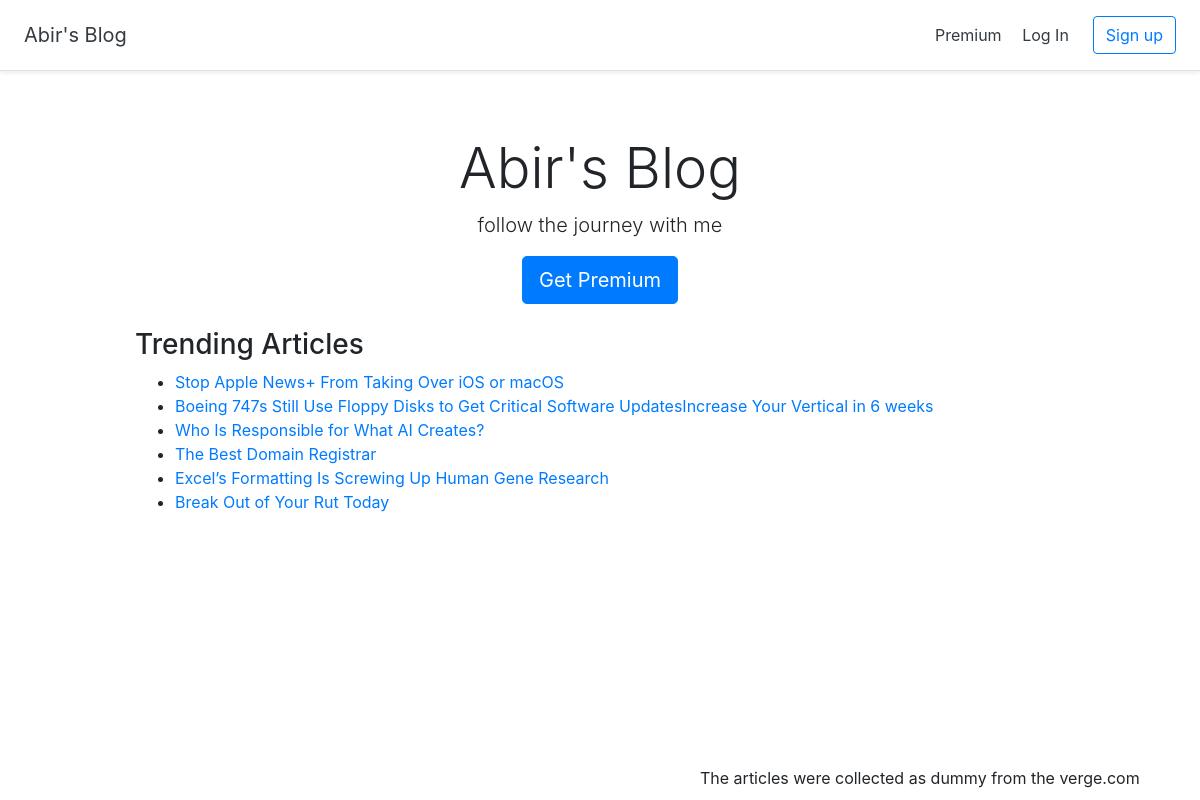
The page / on the database its author committed.
### plans/models.py (models this page shows)
class BlogPlan(models.Model):
    title = models.CharField(max_length=255)
    text = models.TextField()
    premium = models.BooleanField(default=True)

### plans/views.py (the view)
# urls.py: 2. Add a URL to urlpatterns:  path('', views.home, name='home')
def home(request):
    plans = BlogPlan.objects
    return render(request, 'plans/home.html', {'plans':plans})

### plans/templates/plans/home.html
{% extends 'plans/base.html' %}
{% block content %}
<div class="pricing-header px-3 py-3 pt-md-5 pb-md-4 mx-auto text-center">
  <h1 class="display-4">Abir's Blog</h1>
  <p class="lead">follow the journey with me</p>
  <a href="{% url 'join' %}"><button type="button" class="btn btn-lg btn-primary">Get Premium</button></a>
</div>
<div class="container">
  <h3>Trending Articles</h3>
  <ul>
    {% for plan in plans.all %}
    <li><a href="{% url 'plan' plan.id %}">{{ plan.title }}</a></li>
    {% endfor %}
  </ul>
</div>
{% endblock %}

### plans/templates/plans/base.html (shortened to what this page needs)
<!doctype html>
<html lang="en">
  {% load static %}
  <head>
    <link rel="stylesheet" href="https://stackpath.bootstrapcdn.com/bootstrap/4.2.1/css/bootstrap.min.css">
    <link href="{% static 'pricing.css' %}" rel="stylesheet">
  </head>
  <body>
    <div class="d-flex flex-column flex-md-row align-items-center p-3 px-md-4 mb-3 bg-white border-bottom shadow-sm">
      <h5 class="my-0 mr-md-auto font-weight-normal"><a href="{% url 'home' %}" class="text-dark">Abir's Blog</a></h5>
      <nav class="my-2 my-md-0 mr-md-3">
        <a class="p-2 text-dark" href="{% url 'join' %}">Premium</a>
        {% if user.is_authenticated %}
        <a class="p-2 text-dark" href="{% url 'settings' %}">Settings</a>
        <a class="p-2 text-dark" href="{% url 'logout' %}">Log Out</a>
        {% else %}
        <a class="p-2 text-dark" href="{% url 'login' %}">Log In</a>
        {% endif %}
      </nav>
      {% if user.is_authenticated == False %}
      <a class="btn btn-outline-primary" href="{% url 'signup' %}">Sign up</a>
      {% endif %}
    </div>
    {% block content %}
        {% endblock %}
    <div class="fixed" style="position: fixed; bottom: 10px; right: 0; width: 500px;">
      The articles were collected as dummy from the verge.com
    </div>
</body>
</html>

### plans/static/pricing.css (style rules this page uses)
html { font-size: 14px; }
@media (min-width: 768px) { html { font-size: 16px; } }
.container { max-width: 960px; }
.pricing-header { max-width: 700px; }

### rows shown on the page
BlogPlan: title "Stop Apple News+ From Taking Over iOS or macOS"
BlogPlan: title "Boeing 747s Still Use Floppy Disks to Get Critical Software UpdatesIncrease Your Vertical in 6 weeks"
BlogPlan: title "Who Is Responsible for What AI Creates?"
BlogPlan: title "The Best Domain Registrar"
BlogPlan: title "Excel’s Formatting Is Screwing Up Human Gene Research"
BlogPlan: title "Break Out of Your Rut Today"
